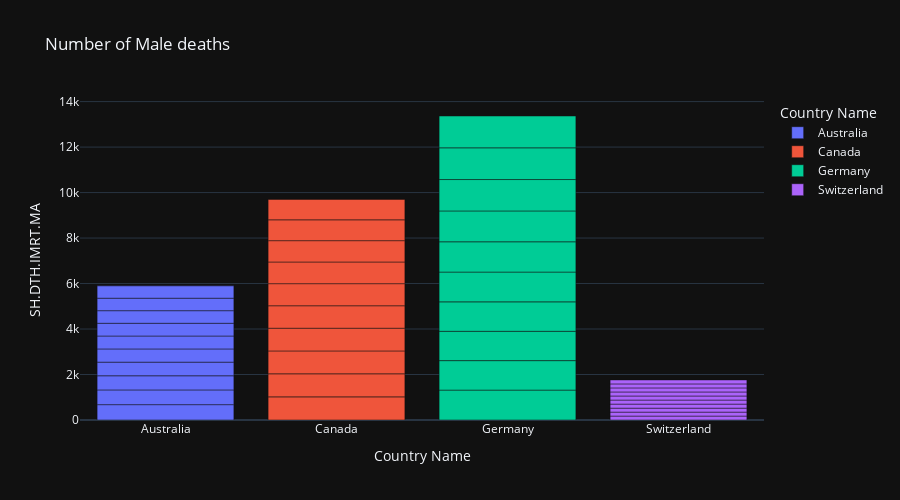

The notebook cell saved with this chart:
### Code cell
#Number of Infant Male Deaths 
#X-Axis:-Country Name 
# Y-Axis:-SH.DTH.IMRT.MA,count of Male Infant Deaths
fig = px.bar(data_frame=df,x='Country Name',y='SH.DTH.IMRT.MA',hover_name='Country Name',color='Country Name',height=500,title="Number of Male deaths")
fig.show()

### Figure 1 — Plotly figure (JSON) as saved in the notebook; plotly's stock layout.template omitted (floating-point values rounded to 4 significant figures)
{"data": [{"alignmentgroup": "True", "hovertemplate": "<b>%{hovertext}</b><br><br>Country Name=%{x}<br>SH.DTH.IMRT.MA=%{y}<extra></extra>", "hovertext": ["Australia", "Australia", "Australia", "Australia", "Australia", "Australia", "Australia", "Australia", "Australia", "Australia"], "legendgroup": "Australia", "marker": {"color": "#636efa"}, "name": "Australia", "offsetgroup": "Australia", "orientation": "v", "showlegend": true, "textposition": "auto", "type": "bar", "x": ["Australia", "Australia", "Australia", "Australia", "Australia", "Australia", "Australia", "Australia", "Australia", "Australia"], "xaxis": "x", "y": [675, 648, 622, 599, 581, 568, 560, 554, 549, 542], "yaxis": "y"}, {"alignmentgroup": "True", "hovertemplate": "<b>%{hovertext}</b><br><br>Country Name=%{x}<br>SH.DTH.IMRT.MA=%{y}<extra></extra>", "hovertext": ["Canada", "Canada", "Canada", "Canada", "Canada", "Canada", "Canada", "Canada", "Canada", "Canada"], "legendgroup": "Canada", "marker": {"color": "#EF553B"}, "name": "Canada", "offsetgroup": "Canada", "orientation": "v", "showlegend": true, "textposition": "auto", "type": "bar", "x": ["Canada", "Canada", "Canada", "Canada", "Canada", "Canada", "Canada", "Canada", "Canada", "Canada"], "xaxis": "x", "y": [1017, 1014, 1006, 999, 987, 972, 953, 937, 917, 897], "yaxis": "y"}, {"alignmentgroup": "True", "hovertemplate": "<b>%{hovertext}</b><br><br>Country Name=%{x}<br>SH.DTH.IMRT.MA=%{y}<extra></extra>", "hovertext": ["Germany", "Germany", "Germany", "Germany", "Germany", "Germany", "Germany", "Germany", "Germany", "Germany"], "legendgroup": "Germany", "marker": {"color": "#00cc96"}, "name": "Germany", "offsetgroup": "Germany", "orientation": "v", "showlegend": true, "textposition": "auto", "type": "bar", "x": ["Germany", "Germany", "Germany", "Germany", "Germany", "Germany", "Germany", "Germany", "Germany", "Germany"], "xaxis": "x", "y": [1315, 1296, 1289, 1295, 1310, 1331, 1357, 1380, 1395, 1399], "yaxis": "y"}, {"alignmentgroup": "True", "hovertemplate": "<b>%{hovertext}</b><br><br>Country Name=%{x}<br>SH.DTH.IMRT.MA=%{y}<extra></extra>", "hovertext": ["Switzerland", "Switzerland", "Switzerland", "Switzerland", "Switzerland", "Switzerland", "Switzerland", "Switzerland", "Switzerland", "Switzerland"], "legendgroup": "Switzerland", "marker": {"color": "#ab63fa"}, "name": "Switzerland", "offsetgroup": "Switzerland", "orientation": "v", "showlegend": true, "textposition": "auto", "type": "bar", "x": ["Switzerland", "Switzerland", "Switzerland", "Switzerland", "Switzerland", "Switzerland", "Switzerland", "Switzerland", "Switzerland", "Switzerland"], "xaxis": "x", "y": [173, 174, 175, 177, 178, 179, 178, 178, 176, 174], "yaxis": "y"}], "layout": {"barmode": "relative", "height": 500, "legend": {"title": {"text": "Country Name"}, "tracegroupgap": 0}, "title": {"text": "Number of Male deaths"}, "xaxis": {"anchor": "y", "categoryarray": ["Australia", "Canada", "Germany", "Switzerland"], "categoryorder": "array", "domain": [0, 1], "title": {"text": "Country Name"}}, "yaxis": {"anchor": "x", "domain": [0, 1], "title": {"text": "SH.DTH.IMRT.MA"}}}}
